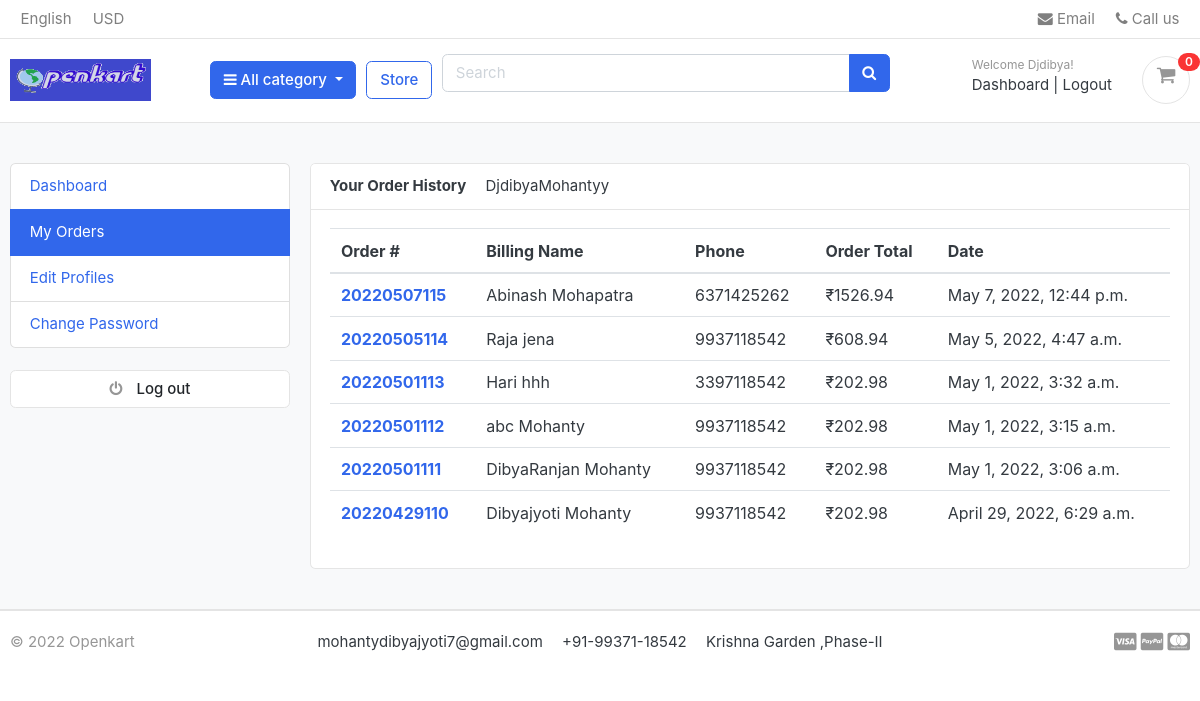
The app's page /accounts/my_orders/ (signed in) with its own data.
### accounts/models.py (models this page shows, shortened)
class Account(AbstractBaseUser):
    first_name   = models.CharField(max_length=50)
    last_name    = models.CharField(max_length=50)
    username     = models.CharField(max_length=50,unique=True)
    email        = models.EmailField(max_length=100,unique=True)
    phone_number = models.CharField(max_length=50)
    date_joined  = models.DateTimeField(auto_now_add=True)
    last_login   = models.DateTimeField(auto_now_add=True)
    is_admin     = models.BooleanField(default=False)
    is_staff     = models.BooleanField(default=False)
    is_active    = models.BooleanField(default=False)
    is_superadmin = models.BooleanField(default=False)
    USERNAME_FIELD = 'email'
    REQUIRED_FIELDS = ['username','first_name','last_name']
    objects = MyAccountManager()
    def full_name(self):
        return f'{self.first_name}{self.last_name}'

### orders/models.py (models this page shows, shortened)
class Order(models.Model):
    STATUS =  (
        ('New','New'),
        ('Accepted','Accepted'),
        ('Completed','Completed'),
        ('cancelled','Cancelled'),
    )
    user = models.ForeignKey(Account, on_delete=models.SET_NULL,null=True)
    payment = models.ForeignKey(Payment, on_delete=models.SET_NULL,blank=True,null=True)
    order_number = models.CharField(max_length=20)
    first_name = models.CharField(max_length=50)
    last_name = models.CharField(max_length=50)
    phone = models.CharField(max_length=15)
    email  = models.EmailField(max_length=50)
    address_line_1 = models.CharField(max_length=50)
    address_line_2 = models.CharField(max_length=50, blank=True)
    country = models.CharField(max_length=50)
    state = models.CharField(max_length=50)
    city = models.CharField(max_length=50)
    order_note = models.CharField(max_length=100,blank=100)
    order_total = models.FloatField()
    tax = models.FloatField()
    status = models.CharField(max_length=10,choices=STATUS,default='New')
    ip = models.CharField(blank=True,max_length=20)
    is_ordered = models.BooleanField(default=False)
    created_at = models.DateTimeField(auto_now_add=True)
    updated_at = models.DateTimeField(auto_now=True)
    def full_name(self):
        return f'{self.first_name} {self.last_name}'

### accounts/views.py (the view)
# urls.py: path('my_orders/',views.my_orders,name='my_orders'),
@login_required(login_url='login')
def my_orders(request):
    orders = Order.objects.filter(user=request.user,is_ordered=True).order_by('-created_at')
    context={
        'orders': orders,
    }
    return render(request,'accounts/my_orders.html',context)

### carts/context_processors.py (called while the page is built)
def counter(request):
    cart_count = 0
    if 'admin' in request.path:
        return {}
    else:
        try:
            cart = Cart.objects.filter(cart_id=_cart_id(request))
            if request.user.is_authenticated:
                cart_items = CartItem.objects.all().filter(user=request.user)
            else:
                cart_items = CartItem.objects.all().filter(cart=cart[:1])
            for cart_item in cart_items:
                cart_count +=  cart_item.quantity
        except Cart.DoesNotExist:
            cart_count = 0
    return dict(cart_count=cart_count)

### carts/views.py (called while the page is built)
def _cart_id(request):
    cart = request.session.session_key
    if not cart:
        cart = request.session.create()
    return cart

### category/context_processors.py (called while the page is built)
def menu_links(request):
    links = Category.objects.all()
    return dict(links=links)

### category/models.py (called while the page is built)
    def get_url(self):
        return reverse('products_by_category',args=[self.slug])

### templates/accounts/my_orders.html (shortened to what this page needs)
{% extends 'base.html' %}
{% block content %}
<section class="section-conten padding-y bg">
<div class="container">
	<div class="row">
    {% include 'includes/dashboard_sidebar.html' %}
	<main class="col-md-9">
		<article class="card">
		<header class="card-header">
			<strong class="d-inline-block mr-3">Your Order History</strong>
			<span>{{user.full_name}}</span>
		</header>
		<div class="card-body">
			<div class="row">
				<div class="col-md-12">
					<table class="table table-hover">
						  <thead>
							<tr>
							  <th scope="col">Order #</th>
							  <th scope="col">Billing Name</th>
							  <th scope="col">Phone</th>
							  <th scope="col">Order Total</th>
							  <th scope="col">Date</th>
							</tr>
						  </thead>
						  <tbody>
						     {% for order in orders %}
							<tr>
								<th scope="row"><a href="{% url 'order_detail' order.order_number %}">{{order.order_number}}</a></th>
							  <td>{{order.full_name}}</td>
							  <td>{{order.phone}}</td>
							  <td>₹{{order.order_total}}</td>
							  <td>{{order.created_at}}</td>
							</tr>
						 {% endfor %}
						  </tbody>
						</table>
				</div>
			</div>
		</div>
		</article>
	</main>
</div>
</div>
</section>
{% endblock %}

### templates/includes/navbar.html (shortened to what this page needs)
{% load static %}
<header class="section-header">
<nav class="navbar p-md-0 navbar-expand-sm navbar-light border-bottom">
<div class="container">
  <div class="collapse navbar-collapse" id="navbarTop4">
    <ul class="navbar-nav mr-auto">
    	<li class="nav-item dropdown">
		 	<a href="#" class="nav-link"> English </a>
		</li>
		<li class="nav-item dropdown">
			<a href="#" class="nav-link"> USD </a>
		</li>
    </ul>
    <ul class="navbar-nav">
		<li><a href="#" class="nav-link"> <i class="fa fa-envelope"></i> Email </a></li>
		<li><a  href="#" class="nav-link"> <i class="fa fa-phone"></i> Call us </a></li>
	</ul>
  </div>
</div>
</nav>
<section class="header-main border-bottom">
	<div class="container">
<div class="row align-items-center">
	<div class="col-lg-2 col-md-3 col-6">
		<a href="{% url 'home' %}" class="brand-wrap">
			<img class="logo"  src="{% static './images/logo.png' %}">
		</a>
	</div>
	<div class="col-lg col-sm col-md col-6 flex-grow-0">
		<div class="category-wrap dropdown d-inline-block float-right">
			<button type="button" class="btn btn-primary dropdown-toggle" data-toggle="dropdown">
				<i class="fa fa-bars"></i> All category
			</button>
		</div>
	</div>
	<a href="{% url 'store' %}" class="btn btn-outline-primary">Store</a>
	<div class="col-lg  col-md-6 col-sm-12 col">
		<form action="{% url 'search' %}" class="search" method="GET">
			<div class="input-group w-100">
			    <input type="text" class="form-control" style="width:60%;" placeholder="Search" name="keyword">
			    <div class="input-group-append">
			      <button class="btn btn-primary" type="submit">
			        <i class="fa fa-search"></i>
			      </button>
			    </div>
		    </div>
		</form>
	</div>
	<div class="col-lg-3 col-sm-6 col-8 order-2 order-lg-3">
				<div class="d-flex justify-content-end mb-3 mb-lg-0">
					{% if user.id is None %}
						<div class="widget-header">
							<small class="title text-muted">Welcome guest!</small>
							<div>
								<a href="{% url 'login' %}">Sign in</a> <span class="dark-transp"> | </span>
								<a href="{% url 'register' %}"> Register</a>
							</div>
						</div>
					{% else %}
						<div class="widget-header">
							<small class="title text-muted">Welcome {{user.first_name}}!</small>
							<div>
								<a href="{% url 'dashboard' %}">Dashboard</a> <span class="dark-transp"> | </span>
								<a href="{% url 'logout' %}"> Logout</a>
							</div>
						</div>
					{% endif %}
					<a href="{% url 'cart' %}" class="widget-header pl-3 ml-3 ">
						<div class="icon icon-sm rounded-circle border"><i class="fa fa-shopping-cart mt-2"></i></div>
						<span class="badge badge-pill badge-danger notify">{{cart_count}}</span>
					</a>
				</div>
			</div>
</div>
	</div>
</section>
</header>

### static/css/ui.css (style rules this page uses)
html { font-family: "Inter", sans-serif; font-size: 15px; }
.icon-xs, .icon-sm, .icon-md, .icon-lg { display: inline-block; text-align: center; flex-shrink: 0; flex-grow: 0; }
.icon-sm { width: 48px; height: 48px; line-height: 48px !important; font-size: 20px; }
.padding-y { padding-top: 40px; padding-bottom: 40px; }
article:after, .form-group:after { display: block; clear: both; content: ""; }
.bg { background-color: #f8f9fa; }
.header-main { position: relative; padding-top: 1rem; padding-bottom: 1rem; }
.brand-wrap .logo, .navbar-brand .logo { margin-right: 7px; max-height: 42px; display: inline-block; }
.widget-header { display: inline-block; vertical-align: middle; position: relative; }
.widget-header a { color: #343a40; }
.widget-header i { color: #969696; }
.widget-header .title { display: block; }
.widget-header .notify { position: absolute; top: -3px; right: -10px; }
.notify { position: absolute; top: -4px; right: -10px; display: inline-block; padding: 0.25em 0.6em; font-size: 12px; line-height: 1; text-align: center; border-radius: 3rem; color: #fff; background-color: #fa3434; }

### records on screen
Account: first_name "Djdibya", full_name "DjdibyaMohantyy"
Order: order_number "20220507115", full_name "Abinash Mohapatra", phone "6371425262", order_total "1526.94", created_at "May 7, 2022, 12:44 p.m."
Order: order_number "20220505114", full_name "Raja jena", phone "9937118542", order_total "608.94", created_at "May 5, 2022, 4:47 a.m."
Order: order_number "20220501113", full_name "Hari hhh", phone "3397118542", order_total "202.98", created_at "May 1, 2022, 3:32 a.m."
Order: order_number "20220501112", full_name "abc Mohanty", phone "9937118542", order_total "202.98", created_at "May 1, 2022, 3:15 a.m."
Order: order_number "20220501111", full_name "DibyaRanjan Mohanty", phone "9937118542", order_total "202.98", created_at "May 1, 2022, 3:06 a.m."
Order: order_number "20220429110", full_name "Dibyajyoti Mohanty", phone "9937118542", order_total "202.98", created_at "April 29, 2022, 6:29 a.m."

### other values on screen
{{ cart_count }} "0"
